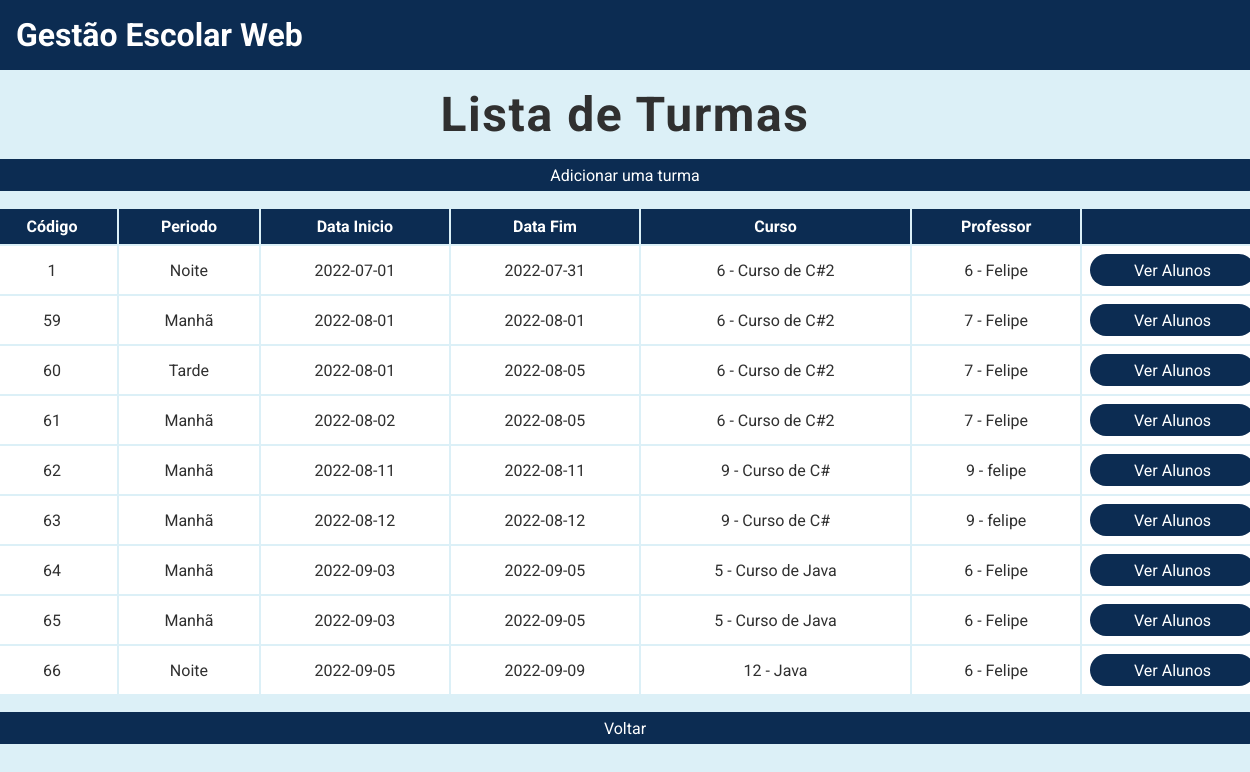
The page /listar/turmas on the database as committed earlier.
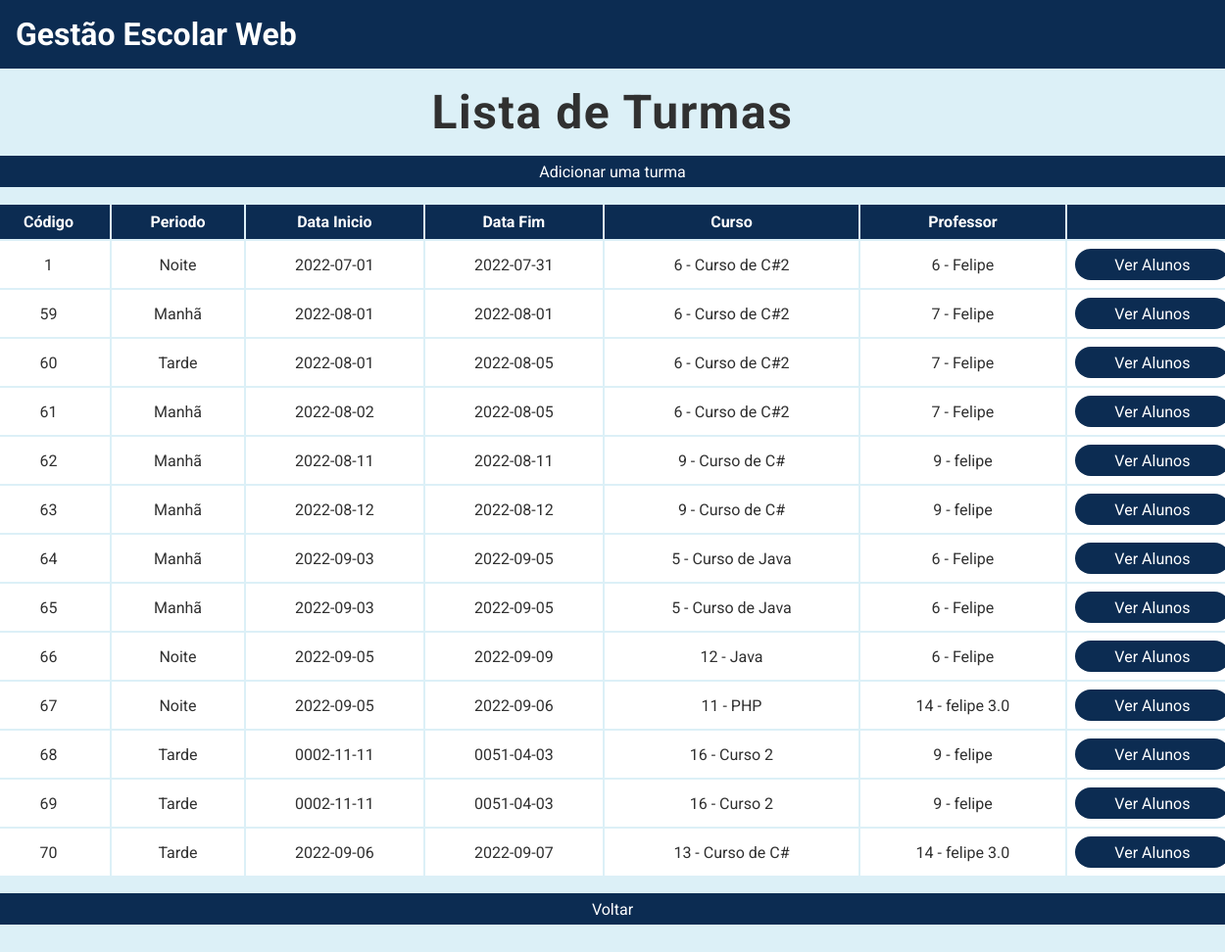
The same page on the database as committed later.
### tables this page shows
CREATE TABLE Turmas (codigo INTEGER PRIMARY KEY AUTOINCREMENT, periodo VARCHAR (255) NOT NULL, data_inicio DATE NOT NULL, data_fim DATE NOT NULL, codigo_curso INTEGER REFERENCES Cursos (codigo), matricula_professor INTEGER REFERENCES Professores (matricula));

CREATE TABLE Cursos (codigo INTEGER PRIMARY KEY AUTOINCREMENT, nome VARCHAR (255) NOT NULL, classificacao VARCHAR (255) NOT NULL, ativo BOOLEAN DEFAULT (1), descricao VARCHAR (255));

CREATE TABLE Professores (matricula INTEGER PRIMARY KEY AUTOINCREMENT, nome VARCHAR (255) NOT NULL, cpf CHAR (11) NOT NULL, telefone CHAR (11), email VARCHAR (255), ativo BOOLEAN DEFAULT (1), formacao VARCHAR (255), especialidade VARCHAR (255));

### main.py (the view)
@app.route("/listar/turmas")
def listar_turmas():
    turmas = Turma.listar()
    return render_template("listar_turmas.html", turmas=turmas)

### turma.py (called while the page is built)
    @classmethod
    def listar(cls):
        conexao = sqlite3.connect("gestao_escolar.db")
        cursor = conexao.cursor()
        sql = f"""
            SELECT tm.codigo, tm.periodo, tm.data_inicio,
            tm.data_fim, tm.codigo_curso, cs.nome, tm.matricula_professor, pf.nome
            FROM Turmas AS tm
            INNER JOIN Cursos AS cs ON tm.codigo_curso = cs.codigo
            INNER JOIN Professores AS pf ON tm.matricula_professor = pf.matricula
        """
        cursor.execute(sql)
        listaTurmas = cursor.fetchall()
        conexao.close()
        return listaTurmas

### templates/listar_turmas.html
{% extends "base.html" %} {% block conteudo %}
<div class="conteudo-principal">
    <h2>Lista de Turmas</h2>
    <div class="conteudo-tabela">
        <a href="/cadastro/turma" class="botao-primario">Adicionar uma turma</a>
        <table>
            <tr>
                <th>Código</th>
                <th>Periodo</th>
                <th>Data Inicio</th>
                <th>Data Fim</th>
                <th>Curso</th>
                <th>Professor</th>
                <th></th>
            </tr>
            {% for turma in turmas %}
            <tr>
                <td>{{ turma[0] }}</td>
                <td>{{ turma[1] }}</td>
                <td>{{ turma[2] }}</td>
                <td>{{ turma[3] }}</td>
                <td>{{ turma[4] }} - {{ turma[5] }}</td>
                <td>{{ turma[6] }} - {{ turma[7] }}</td>
                <td>
                    <a
                        href="/listar/turmas_alunos/{{ turma[0] }}"
                        class="botao-primario"
                        >Ver Alunos</a
                    >
                </td>
            </tr>
            {% endfor %}
        </table>
        <a href="/" class="botao-primario">Voltar</a>
    </div>
</div>
{% endblock %}

### templates/base.html (shortened to what this page needs)
<!DOCTYPE html>
<html lang="pt-BR">
    <head>
        <link
            rel="stylesheet"
            href="{{ url_for('static', filename='css/style.css') }}"
        />
    </head>
    <body>
        <header>
            <div class="conteudo-header">
                <h1>Gestão Escolar Web</h1>
            </div>
        </header>
        <main>
            {% block conteudo %}
            {% endblock %}
        </main>
    </body>
</html>

### static/css/style.css (style rules this page uses)
:root { --azul-fraco: rgb(220, 240, 247); --azul-escuro: rgb(12, 44, 82); --preto: rgb(48, 48, 48); --azul-normal: rgb(94, 157, 200); --verde-normal: rgb(21, 238, 108); }
* { margin: 0; padding: 0; box-sizing: border-box; }
body { font-family: 'Roboto', sans-serif; background: var(--azul-fraco); }
a { text-decoration: none; }
.botao-primario { display: flex; background-color: var(--azul-escuro); color: #fff; width: 100%; text-align: center; justify-content: center; align-items: center; border-radius: 3rem; }
header .conteudo-header { background-color: var(--azul-escuro); padding: 1rem; }
header .conteudo-header h1 { color: #fff; }
main .conteudo-principal { text-align: center; display: flex; justify-content: center; flex-direction: column; align-items: center; margin-bottom: 2rem; }
main .conteudo-principal h2 { margin: 1rem 0 1rem 0; font-size: 3rem; color: var(--preto); letter-spacing: .1rem; }
main .conteudo-principal .conteudo-tabela { width: 80rem; }
main .conteudo-principal .conteudo-tabela .botao-primario { height: 2rem; font-size: 1rem; font-weight: 400; }
main .conteudo-principal .conteudo-tabela table { margin: 1rem 0 1rem 0; width: 100%; }
main .conteudo-principal .conteudo-tabela table th { background: var(--azul-escuro); color: #fff; padding: 0.5rem; }
main .conteudo-principal .conteudo-tabela table td { background: #fff; color: var(--preto); padding: 0.5rem; }

Rows that differ between the two databases and show on the page:
added Turmas: codigo "67", periodo "Noite", data_inicio "2022-09-05", data_fim "2022-09-06", codigo_curso "11", nome "PHP", matricula_professor "14", nome "felipe 3.0"
added Turmas: codigo "68", periodo "Tarde", data_inicio "0002-11-11", data_fim "0051-04-03", codigo_curso "16", nome "Curso 2", matricula_professor "9", nome "felipe"
added Turmas: codigo "69", periodo "Tarde", data_inicio "0002-11-11", data_fim "0051-04-03", codigo_curso "16", nome "Curso 2", matricula_professor "9", nome "felipe"
added Turmas: codigo "70", periodo "Tarde", data_inicio "2022-09-06", data_fim "2022-09-07", codigo_curso "13", nome "Curso de C#", matricula_professor "14", nome "felipe 3.0"
